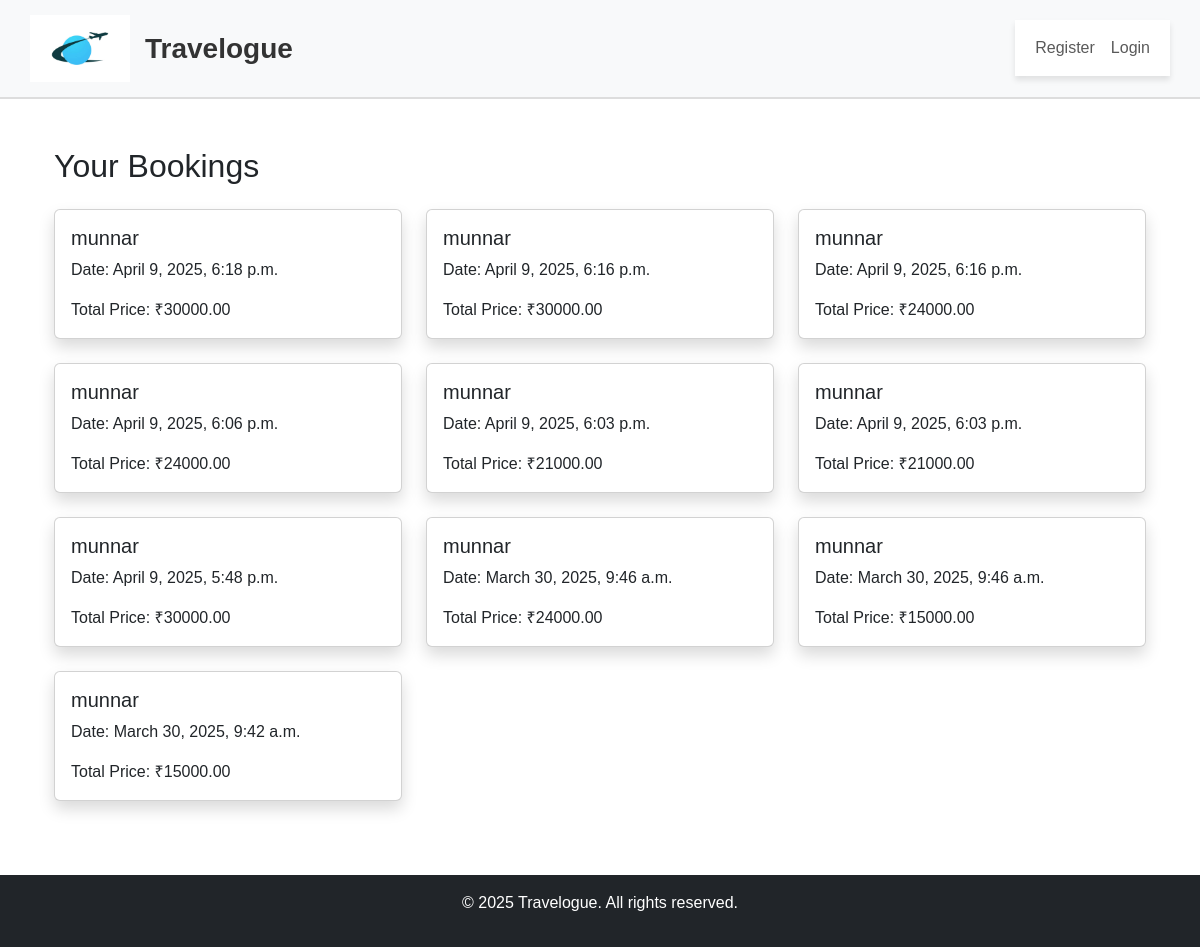
The app's page /bookings/my-bookings/ (signed in) with its own data.
### apps/bookings/models.py (models this page shows, shortened)
class Booking(models.Model):
    user = models.ForeignKey(CustomUser, on_delete=models.CASCADE)
    tour = models.ForeignKey(TourPackage, on_delete=models.CASCADE)
    num_people = models.PositiveIntegerField(default=1)
    booking_date = models.DateTimeField(auto_now_add=True)
    total_price = models.DecimalField(max_digits=10, decimal_places=2)
    status = models.CharField(
        max_length=20,
        choices=[("pending", "Pending"), ("confirmed", "Confirmed")],
        default="pending"
    )
    def total_price(self):
        return self.num_people * self.tour.price

### apps/tours/models.py (models this page shows, shortened)
class TourPackage(models.Model):
    CATEGORY_CHOICES = [
        ('adventure', 'Adventure'),
        ('beach', 'Beach'),
        ('cultural', 'Cultural'),
        ('wildlife', 'Wildlife'),
        ('mountain', 'Mountain'),
        ('historical', 'Historical'),
    ]
    CURRENCY_CHOICES = [
        ('USD', ' ($)'),
        ('INR', ' (₹)'),
        ('EUR', ' (€)'),
        ('GBP', ' (£)'),
    ]
    title = models.CharField(max_length=255)
    description = models.TextField()
    price = models.DecimalField(max_digits=10, decimal_places=2)
    currency = models.CharField(max_length=3, choices=CURRENCY_CHOICES, default='INR')
    duration = models.PositiveIntegerField(help_text="Duration in days")
    category = models.CharField(max_length=50, choices=CATEGORY_CHOICES)
    available_spots = models.PositiveIntegerField(default=10)
    expiry_date = models.DateField()
    vendor = models.ForeignKey(
        User,
        on_delete=models.CASCADE,
        related_name="tours_tourpackages"
    )
    created_at = models.DateTimeField(auto_now_add=True)

### apps/bookings/views.py (the view)
# urls.py: path("my-bookings/", user_bookings, name="user_bookings"),
@login_required
def user_bookings(request):
    if request.user.user_type != "customer":
        messages.error(request, "Unauthorized access!")
        return redirect("home")
    bookings = Booking.objects.filter(user=request.user).order_by("-booking_date")
    return render(request, "bookings/user_bookings.html", {"bookings": bookings})

### apps/bookings/templates/bookings/user_bookings.html
{% extends "base.html" %}
{% block content %}
<div class="container mt-5">
    <h2 class="mb-4">Your Bookings</h2>
    <div class="row">
        {% for booking in bookings %}
        <div class="col-md-4">
            <div class="card shadow mb-4">
                <div class="card-body">
                    <h5 class="card-title">{{ booking.tour.title }}</h5>
                    <p class="card-text">Date: {{ booking.booking_date }}</p>
                    <p class="card-text">Total Price: ₹{{ booking.total_price }}</p>
                </div>
            </div>
        </div>
        {% empty %}
        <p class="text-danger">No bookings found.</p>
        {% endfor %}
    </div>
</div>
{% endblock %}

### templates/base.html (shortened to what this page needs)
{% load static %}
<!DOCTYPE html>
<html lang="en">
<head>
    <link rel="stylesheet" href="https://cdn.jsdelivr.net/npm/bootstrap@5.3.0/dist/css/bootstrap.min.css">
    <link rel="stylesheet" href="{% static 'css/style.css' %}">
</head>
<body>
    <div class="header-container">
        <div class="logo-container">
            <img src="{% static 'images/travelogue logo.jpg' %}" alt="Travelogue Logo">
            <h1>Travelogue</h1>
        </div>
        <nav class="navbar navbar-expand-lg">
            <div class="container-fluid">
                <div class="collapse navbar-collapse" id="navbarNav">
                    <ul class="navbar-nav ms-auto">
                        <li class="nav-item"><a class="nav-link" href="{% url 'accounts:register' %}">Register</a></li>
                        <li class="nav-item"><a class="nav-link" href="{% url 'accounts:login' %}">Login</a></li>
                    </ul>
                </div>
            </div>
        </nav>
    </div>
    <main class="container mt-4">
        {% block content %}{% endblock %}
    </main>
    <footer class="bg-dark text-white text-center py-3">
        <p>&copy; 2025 Travelogue. All rights reserved.</p>
    </footer>
</body>
</html>

### static/css/style.css (style rules this page uses)
body { font-family: Arial, sans-serif; }
footer { margin-top: 50px; }

### templates/base.html (style rules this page uses)
.header-container { display: flex; align-items: center; justify-content: space-between; padding: 15px 30px; background-color: #f8f9fa; border-bottom: 2px solid #ddd; }
.logo-container { display: flex; align-items: center; }
.logo-container img { width: 100px; max-width: 150px; height: auto; margin-right: 15px; }
.logo-container h1 { font-size: 28px; font-weight: bold; color: #333; margin: 0; }
.navbar { background-color: #ffffff; box-shadow: 0px 4px 6px rgba(0, 0, 0, 0.1); }

### records on screen
Booking: tour "munnar", booking_date "April 9, 2025, 6:18 p.m.", total_price "30000.00"
Booking: tour "munnar", booking_date "April 9, 2025, 6:16 p.m.", total_price "30000.00"
Booking: tour "munnar", booking_date "April 9, 2025, 6:16 p.m.", total_price "24000.00"
Booking: tour "munnar", booking_date "April 9, 2025, 6:06 p.m.", total_price "24000.00"
Booking: tour "munnar", booking_date "April 9, 2025, 6:03 p.m.", total_price "21000.00"
Booking: tour "munnar", booking_date "April 9, 2025, 6:03 p.m.", total_price "21000.00"
Booking: tour "munnar", booking_date "April 9, 2025, 5:48 p.m.", total_price "30000.00"
Booking: tour "munnar", booking_date "March 30, 2025, 9:46 a.m.", total_price "24000.00"
Booking: tour "munnar", booking_date "March 30, 2025, 9:46 a.m.", total_price "15000.00"
Booking: tour "munnar", booking_date "March 30, 2025, 9:42 a.m.", total_price "15000.00"
